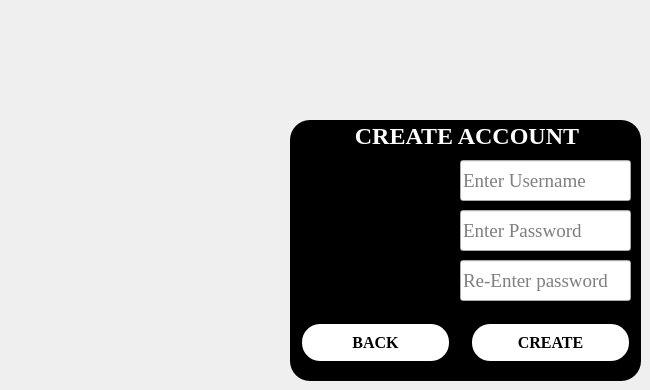
         <widget class="QWidget" name="page_52">
          <widget class="QGroupBox" name="groupBox_30">
           <property name="geometry">
            <rect>
             <x>290</x>
             <y>120</y>
             <width>351</width>
             <height>261</height>
            </rect>
           </property>
           <property name="font">
            <font>
             <family>Times New Roman</family>
             <pointsize>18</pointsize>
             <weight>75</weight>
             <bold>true</bold>
            </font>
           </property>
           <property name="layoutDirection">
            <enum>Qt::LeftToRight</enum>
           </property>
           <property name="styleSheet">
            <string notr="true">QGroupBox{
color:white;
background:black;
border-radius:20px;
}</string>
           </property>
           <property name="title">
            <string>CREATE ACCOUNT</string>
           </property>
           <property name="alignment">
            <set>Qt::AlignCenter</set>
           </property>
           <widget class="QLabel" name="label_71">
            <property name="geometry">
             <rect>
              <x>10</x>
              <y>50</y>
              <width>81</width>
              <height>21</height>
             </rect>
            </property>
            <property name="font">
             <font>
              <family>Times New Roman</family>
              <pointsize>14</pointsize>
              <weight>75</weight>
              <bold>true</bold>
             </font>
            </property>
            <property name="styleSheet">
             <string notr="true">#label_3{
color:white;
}</string>
            </property>
            <property name="text">
             <string>Username</string>
            </property>
           </widget>
           <widget class="QLabel" name="label_72">
            <property name="geometry">
             <rect>
              <x>10</x>
              <y>100</y>
              <width>81</width>
              <height>21</height>
             </rect>
            </property>
            <property name="font">
             <font>
              <family>Times New Roman</family>
              <pointsize>14</pointsize>
              <weight>75</weight>
              <bold>true</bold>
             </font>
            </property>
            <property name="styleSheet">
             <string notr="true">#label_4{
color:white;
}</string>
            </property>
            <property name="text">
             <string>Password</string>
            </property>
           </widget>
           <widget class="QLabel" name="label_73">
            <property name="geometry">
             <rect>
              <x>10</x>
              <y>150</y>
              <width>161</width>
              <height>21</height>
             </rect>
            </property>
            <property name="font">
             <font>
              <family>Times New Roman</family>
              <pointsize>14</pointsize>
              <weight>75</weight>
              <bold>true</bold>
             </font>
            </property>
            <property name="styleSheet">
             <string notr="true">#label_5{
color:white;
}</string>
            </property>
            <property name="text">
             <string>Conform password</string>
            </property>
           </widget>
           <widget class="QLineEdit" name="lineEdit_newusername_5">
            <property name="geometry">
             <rect>
              <x>170</x>
              <y>40</y>
              <width>171</width>
              <height>41</height>
             </rect>
            </property>
            <property name="font">
             <font>
              <family>Times New Roman</family>
              <pointsize>14</pointsize>
              <weight>50</weight>
              <bold>false</bold>
             </font>
            </property>
            <property name="styleSheet">
             <string notr="true">#lineEdit_newusername{border-width:2px;
border-color:black;
border-style:solid;
border-radius:20px;
}
</string>
            </property>
            <property name="placeholderText">
             <string>Enter Username</string>
            </property>
           </widget>
           <widget class="QLineEdit" name="lineEdit_newpassword_5">
            <property name="geometry">
             <rect>
              <x>170</x>
              <y>90</y>
              <width>171</width>
              <height>41</height>
             </rect>
            </property>
            <property name="font">
             <font>
              <family>Times New Roman</family>
              <pointsize>14</pointsize>
              <weight>50</weight>
              <bold>false</bold>
             </font>
            </property>
            <property name="styleSheet">
             <string notr="true">#lineEdit_newpassword{border-width:2px;
border-color:black;
border-style:solid;
border-radius:20px;}
</string>
            </property>
            <property name="echoMode">
             <enum>QLineEdit::Password</enum>
            </property>
            <property name="placeholderText">
             <string>Enter Password</string>
            </property>
           </widget>
           <widget class="QLineEdit" name="lineEdit_conpassword_5">
            <property name="geometry">
             <rect>
              <x>170</x>
              <y>140</y>
              <width>171</width>
              <height>41</height>
             </rect>
            </property>
            <property name="font">
             <font>
              <family>Times New Roman</family>
              <pointsize>14</pointsize>
              <weight>50</weight>
              <bold>false</bold>
             </font>
            </property>
            <property name="styleSheet">
             <string notr="true">#lineEdit_conpassword{
border-width:2px;
border-color:black;
border-style:solid;
border-radius:20px;
}</string>
            </property>
            <property name="echoMode">
             <enum>QLineEdit::Password</enum>
            </property>
            <property name="placeholderText">
             <string>Re-Enter password</string>
            </property>
           </widget>
           <widget class="QPushButton" name="pushButton_32">
            <property name="geometry">
             <rect>
              <x>10</x>
              <y>202</y>
              <width>151</width>
              <height>41</height>
             </rect>
            </property>
            <property name="font">
             <font>
              <family>Times New Roman</family>
              <pointsize>12</pointsize>
              <weight>75</weight>
              <bold>true</bold>
             </font>
            </property>
            <property name="styleSheet">
             <string notr="true">QPushButton{
border: 2px solid black;
border-radius:20px;
background:white;
}</string>
            </property>
            <property name="text">
             <string>BACK</string>
            </property>
           </widget>
           <widget class="QPushButton" name="pushButton_33">
            <property name="geometry">
             <rect>
              <x>180</x>
              <y>202</y>
              <width>161</width>
              <height>41</height>
             </rect>
            </property>
            <property name="font">
             <font>
              <family>Times New Roman</family>
              <pointsize>12</pointsize>
              <weight>75</weight>
              <bold>true</bold>
             </font>
            </property>
            <property name="styleSheet">
             <string notr="true">QPushButton{
border: 2px solid black;
border-radius:20px;
background:white;
}</string>
            </property>
            <property name="text">
             <string>CREATE</string>
            </property>
           </widget>
           <widget class="QPushButton" name="pushButton_CreateUsername_4">
            <property name="geometry">
             <rect>
              <x>170</x>
              <y>46</y>
              <width>171</width>
              <height>31</height>
             </rect>
            </property>
            <property name="styleSheet">
             <string notr="true">background:qlineargradient(spread:pad, x1:0, y1:0, x2:1, y2:0, stop:0 rgba(0, 0, 0, 0), stop:1 rgba(0,0,0,0));
border:black;</string>
            </property>
            <property name="text">
             <string/>
            </property>
           </widget>
           <widget class="QPushButton" name="pushButton_CreatePassword_4">
            <property name="geometry">
             <rect>
              <x>170</x>
              <y>95</y>
              <width>171</width>
              <height>31</height>
             </rect>
            </property>
            <property name="styleSheet">
             <string notr="true">background:qlineargradient(spread:pad, x1:0, y1:0, x2:1, y2:0, stop:0 rgba(0, 0, 0, 0), stop:1 rgba(0,0,0,0));
border:black;</string>
            </property>
            <property name="text">
             <string/>
            </property>
           </widget>
           <widget class="QPushButton" name="pushButton_CreateconPassword_4">
            <property name="geometry">
             <rect>
              <x>172</x>
              <y>145</y>
              <width>161</width>
              <height>31</height>
             </rect>
            </property>
            <property name="styleSheet">
             <string notr="true">background:qlineargradient(spread:pad, x1:0, y1:0, x2:1, y2:0, stop:0 rgba(0, 0, 0, 0), stop:1 rgba(0,0,0,0));
border:black;</string>
            </property>
            <property name="text">
             <string/>
            </property>
           </widget>
          </widget>
         </widget>
